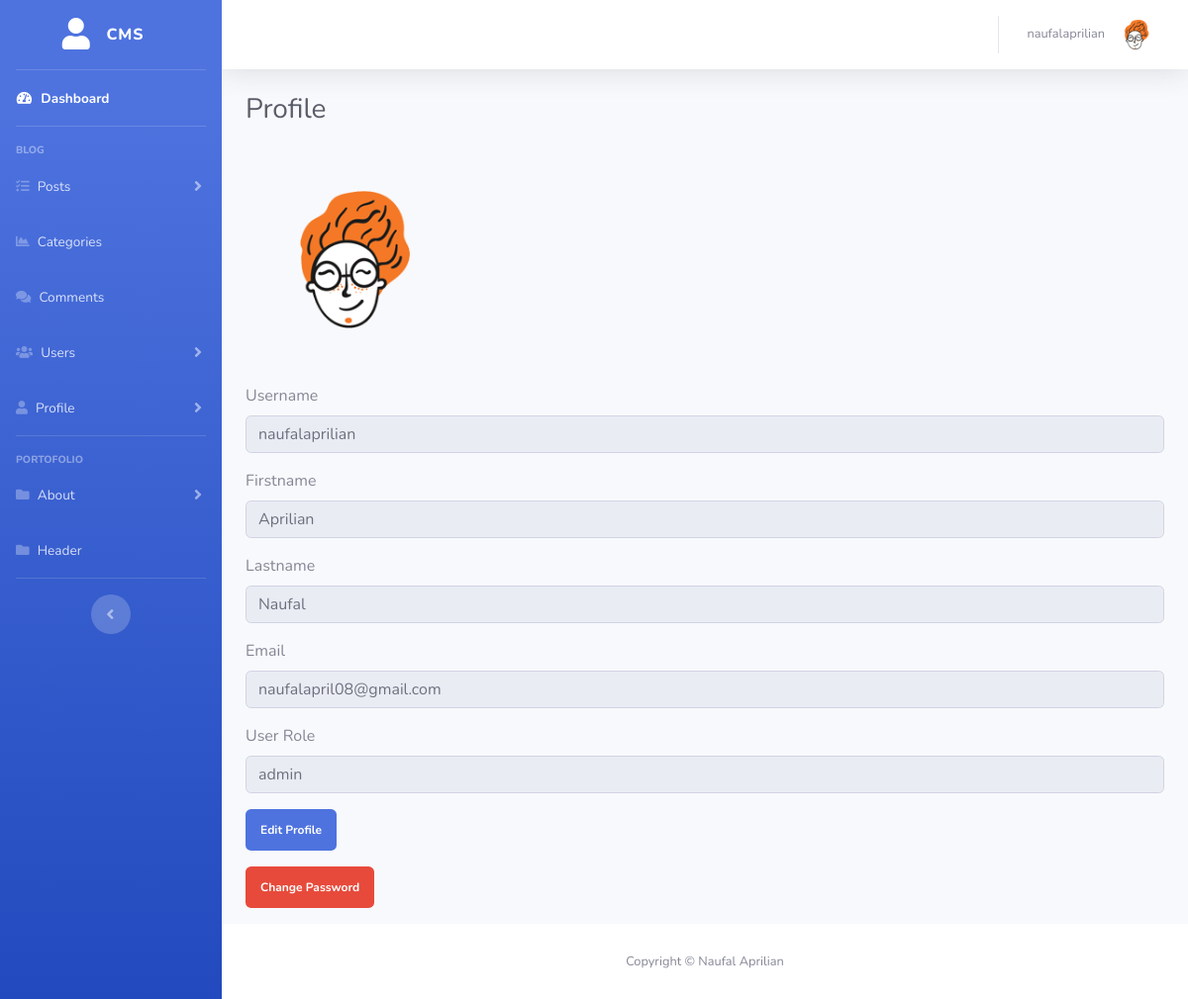
The page /admin/profile.php (signed in) on the database its author committed.
### tables this page shows
CREATE TABLE `users` (
  `user_id` int(3) NOT NULL,
  `user_username` varchar(255) NOT NULL,
  `user_password` varchar(255) NOT NULL,
  `user_firstname` varchar(255) NOT NULL,
  `user_lastname` varchar(255) NOT NULL,
  `user_email` varchar(255) NOT NULL,
  `user_image` varchar(100) NOT NULL DEFAULT 'default.png',
  `user_role` varchar(255) NOT NULL DEFAULT 'user',
  `token` text NOT NULL
);

### admin/includes/view_profile.php (the view, shortened to what this page needs)
<?php if (isset($_SESSION['user_id'])) {
    $user_id = $_SESSION['user_id'];
    $query = "SELECT * FROM users WHERE `user_id` = '$user_id'";
    $select_user = mysqli_query($connection,$query);
    while($row = mysqli_fetch_assoc($select_user)){
        $user_username = $row['user_username'];
        $user_firstname = $row['user_firstname'];
        $user_lastname = $row['user_lastname'];
        $user_email = $row['user_email'];
        $user_role = $row['user_role'];
        $user_image = $row['user_image'];
    }
} ?>
<div class="col-lg-12">
<form action="" method="post" enctype="multipart/form-data">
    <div class="form-group">
        <img class="img-profile2" src="../images/profile/<?php echo $user_image ?>" alt="">
    </div>
    <div class="form-group">
        <label for="author">Username</label>
        <input type="text" class="form-control" name="user_username" value="<?php echo $user_username ?>" readonly>
    </div>
    <div class="form-group">
        <label for="post_status">Firstname</label>
        <input type="text" class="form-control" name="user_firstname" value="<?php echo $user_firstname ?>" readonly>
    </div>
    <div class="form-group">
        <label for="post_tags">Lastname</label>
        <input type="text" class="form-control" name="user_lastname" value="<?php echo $user_lastname ?>" readonly>
    </div>
    <div class="form-group">
        <label for="post_tags">Email</label>
        <input type="email" class="form-control" name="user_email" value="<?php echo $user_email ?>" readonly>
    </div>
    <div class="form-group">
        <label for="post_tags">User Role</label>
        <input type="text" class="form-control" name="user_password" value="<?php echo $user_role?>" readonly>
    </div>
    <div class="form-group">
        <a href="profile.php?source=edit_profile" class="badge badge-primary" style="padding: 15px;">Edit Profile</a>
    </div>
    <div class="form-group">
    <a href="profile.php?source=change_password" class="badge badge-danger" style="padding: 15px;">Change Password</a>
    </div>
</form>
</div>

### admin/includes/admin_topbar.php (shortened to what this page needs)
<?php
if (isset($_SESSION['user_id'])) {
    $user_id = $_SESSION['user_id'];
    $query = "SELECT * FROM users WHERE `user_id` = $user_id";
    $select_user = mysqli_query($connection,$query);
    while($row = mysqli_fetch_assoc($select_user)){
        $user_username = $row['user_username'];
        $user_image = $row['user_image'];
    }
}
?>
<nav class="navbar navbar-expand navbar-light bg-white topbar mb-4 static-top shadow">
<ul class="navbar-nav ml-auto">
    <li class="nav-item dropdown no-arrow">
        <a class="nav-link dropdown-toggle" href="#" id="userDropdown" role="button"
            data-toggle="dropdown" aria-haspopup="true" aria-expanded="false">
            <span class="mr-2 d-none d-lg-inline text-gray-600 small"><?php echo $user_username ?></span>
            <img class="img-profile rounded-circle"
                src="../images/profile/<?php echo $user_image ?>">
        </a>
    </li>
</ul>
</nav>

### rows shown on the page
users: user_username "naufalaprilian", user_image (placeholder picture), user_firstname "Aprilian", user_lastname "Naufal", user_email "naufalapril08@gmail.com", user_password "admin"
